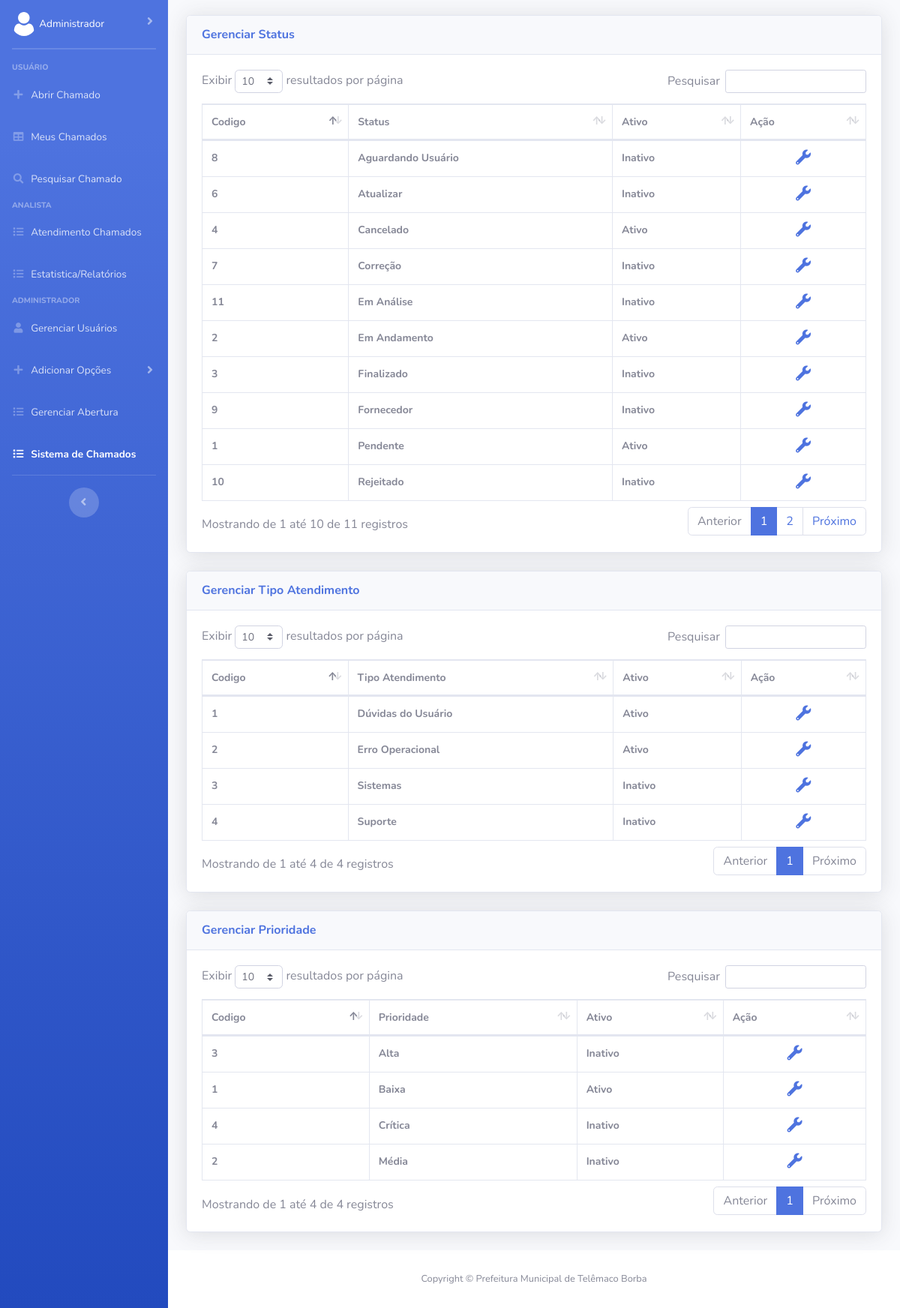
/Frontend/gerenciarSistemaChamados.php (signed in), run on an earlier commit of the app's database.
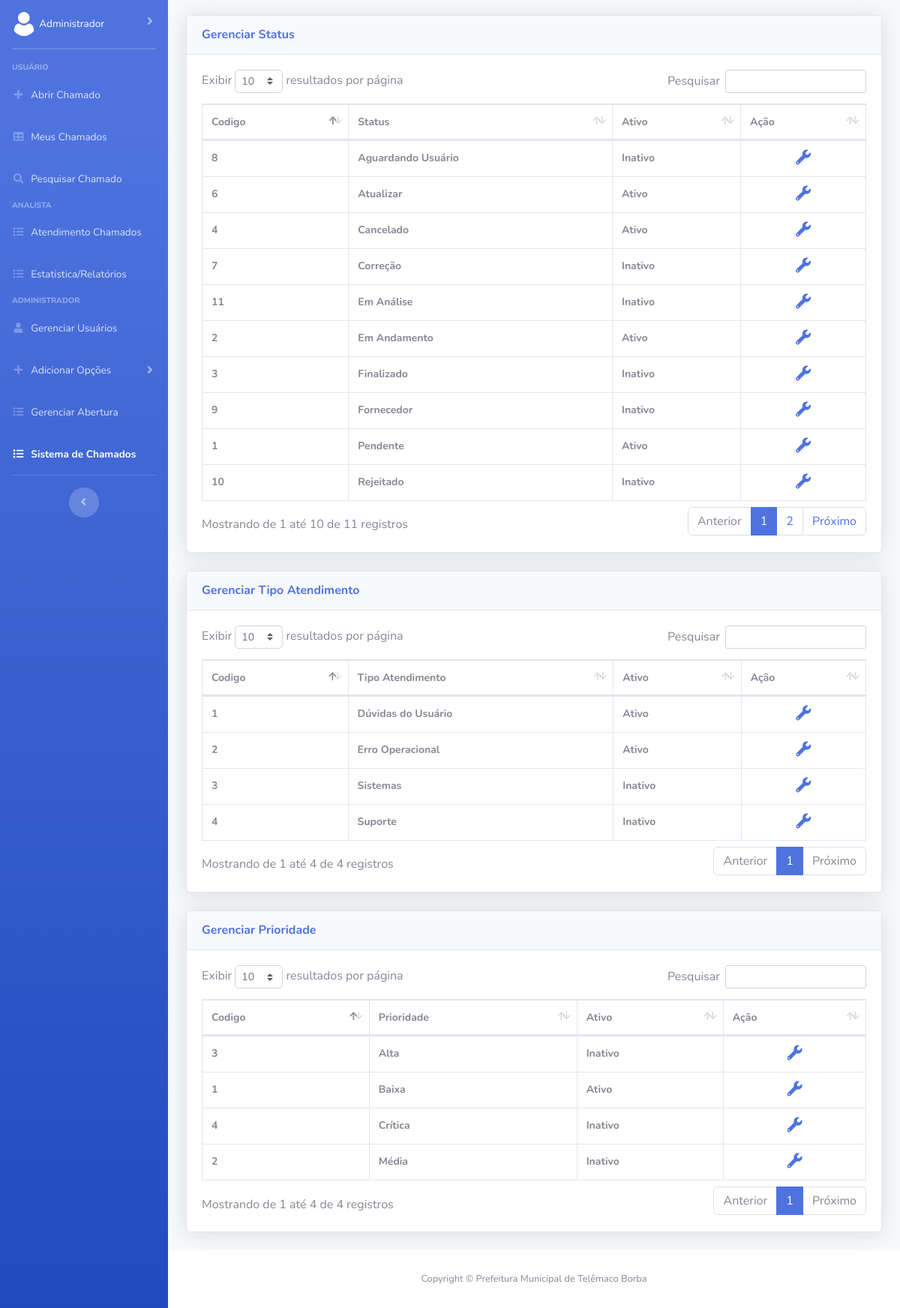
And on a later commit of the database.
### tables this page shows
CREATE TABLE IF NOT EXISTS `status_chamado` (
  `cod_status` int NOT NULL AUTO_INCREMENT,
  `nome_status` varchar(45) NOT NULL,
  `ativo` int NOT NULL,
  PRIMARY KEY (`cod_status`)
);

### Frontend/gerenciarSistemaChamados.php (the view, shortened to what the changed rows need)
<!DOCTYPE html>
<html lang="pt-br">
<head>
    <link href="vendor/fontawesome-free/css/all.min.css" rel="stylesheet" type="text/css">
    <link href="css/sb-admin-2.min.css" rel="stylesheet">
    <link href="vendor/datatables/dataTables.bootstrap4.min.css" rel="stylesheet">
</head>
<body id="page-top">
    <div id="wrapper">
        <div id="content-wrapper" class="d-flex flex-column">
            <div id="content">
                <div class="container-fluid" style="margin-top: 2%;">
                    <div class="card shadow mb-4">
                        <div class="card-body">
                            <div class="table-responsive">
                                <table class="table table-bordered" id="dataTableStatus" width="100%" cellspacing="0" style="font-size: 14px;">
                                    <thead>
                                        <tr>
                                            <th>Codigo</th>
                                            <th>Status</th>
                                            <th>Ativo</th>
                                            <th>Ação</th>
                                        </tr>
                                    </thead>
                    <?php
                        include '../Backend/conexao.php';
                        $query = $conn->query("SELECT * FROM status_chamado ORDER BY nome_status");
                    echo "<tbody>";
                        foreach($query->fetchAll(PDO::FETCH_ASSOC) as $dados) {
                            echo "<tr>";
                                echo "<th>".$dados['cod_status']."</th>";
                                echo "<th>".$dados['nome_status']."</th>";
                                if($dados['ativo'] == 1) {echo "<th>Ativo</th>";} else {echo "<th>Inativo</th>";}
                                echo "<th style='text-align: center'><a href=verStatus.php?status_up=".$dados['cod_status']."<i class='fas fa-fw fa-wrench' style='font-size: 20px;' title='Editar'></i></a>";
                            echo "</tr>";
                        }
                    ?>
                    </tbody>
                                </table>
                            </div>
                        </div>
                    </div>
                </div>
                <div class="container-fluid">
                    <div class="card shadow mb-4">
                        <div class="card-body">
                            <div class="table-responsive">
                                <table class="table table-bordered" id="dataTableTipoAtendimento" width="100%" cellspacing="0" style="font-size: 14px;">
                                    <thead>
                                        <tr>
                                            <th>Codigo</th>
                                            <th>Tipo Atendimento</th>
                                            <th>Ativo</th>
                                            <th>Ação</th>
                                        </tr>
                                    </thead>
                    <?php
                        include '../Backend/conexao.php';
                        $query = $conn->query("SELECT * FROM tipo_atendimento ORDER BY nome_tipo_atendimento");
                    echo "<tbody>";
                        foreach($query->fetchAll(PDO::FETCH_ASSOC) as $dados) {
                            echo "<tr>";
                                echo "<th>".$dados['cod_tipo_atendimento']."</th>";
                                echo "<th>".$dados['nome_tipo_atendimento']."</th>";
                                if($dados['ativo'] == 1) {echo "<th>Ativo</th>";} else {echo "<th>Inativo</th>";}
                                echo "<th style='text-align: center'><a href=verTipoAtendimento.php?tipoa_up=".$dados['cod_tipo_atendimento']."<i class='fas fa-fw fa-wrench' style='font-size: 20px;' title='Editar'></i></a>";
                            echo "</tr>";
                        }
                    ?>
                    </tbody>
                                </table>
                            </div>
                        </div>
                    </div>
                </div>
                <div class="container-fluid">
                    <div class="card shadow mb-4">
                        <div class="card-body">
                            <div class="table-responsive">
                                <table class="table table-bordered" id="dataTablePrioridade" width="100%" cellspacing="0" style="font-size: 14px;">
                                    <thead>
                                        <tr>
                                            <th>Codigo</th>
                                            <th>Prioridade</th>
                                            <th>Ativo</th>
                                            <th>Ação</th>
                                        </tr>
                                    </thead>
                    <?php
                        include '../Backend/conexao.php';
                        $query = $conn->query("SELECT * FROM prioridade_chamado ORDER BY nome_prioridade");
                    echo "<tbody>";
                        foreach($query->fetchAll(PDO::FETCH_ASSOC) as $dados) {
                            echo "<tr>";
                                echo "<th>".$dados['cod_prioridade']."</th>";
                                echo "<th>".$dados['nome_prioridade']."</th>";
                                if($dados['ativo'] == 1) {echo "<th>Ativo</th>";} else {echo "<th>Inativo</th>";}
                                echo "<th style='text-align: center'><a href=verPrioridade.php?prioridade_up=".$dados['cod_prioridade']."<i class='fas fa-fw fa-wrench' style='font-size: 20px;' title='Editar'></i></a>";
                            echo "</tr>";
                        }
                    ?>
                    </tbody>
                                </table>
                            </div>
                        </div>
                    </div>
                </div>
            </div>
        </div>
    </div>
</body>
</html>

What changed in the data, as far as the page shows it:
changed status_chamado "Atualizar": ativo "Inativo" → "Ativo"
